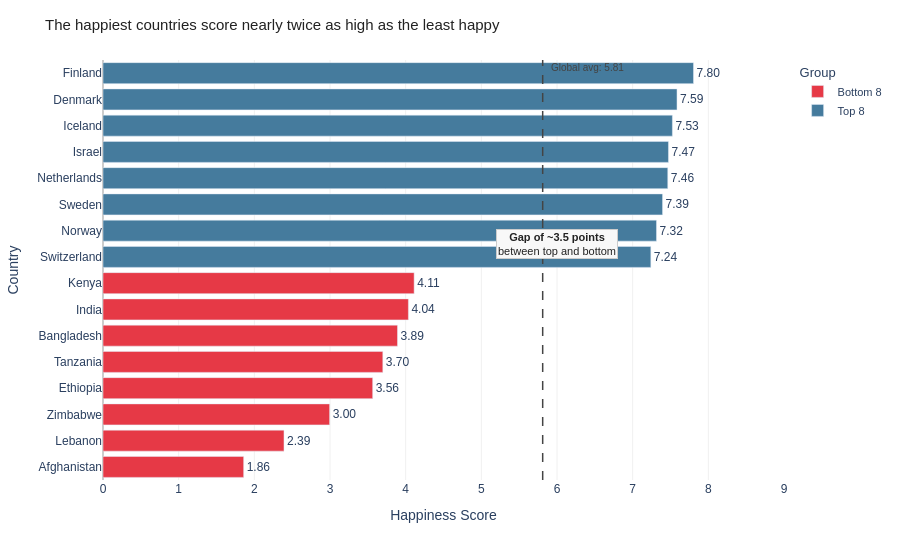

Source (notebook cell):
### Markdown cell above
---
## Task 2 — Bottom vs. Top: A Contrast Story

**What to build:** A bar chart that highlights the **gap between the happiest and least happy countries**, focusing on a specific insight.

**Requirements:**
- Show the **top 8 AND bottom 8 countries** together (16 bars total)
- Use **colour** to distinguish the two groups (not Plotly's default rainbow)
- Add a **visual separator or annotation** that emphasises the gap
- Insight title that tells the story of the gap

**Hint:** Use `pd.concat([df.nlargest(8,'Happiness_Score'), df.nsmallest(8,'Happiness_Score')])` to get both groups.

**Stretch goal:** Add a vertical reference line showing the global average.

### Code cell
# Task 2: Top 8 vs. Bottom 8 contrast

top8 = df.nlargest(8, 'Happiness_Score').copy()
top8['Group'] = 'Top 8'
bottom8 = df.nsmallest(8, 'Happiness_Score').copy()
bottom8['Group'] = 'Bottom 8'

combined = pd.concat([bottom8, top8]).sort_values('Happiness_Score')
global_avg = df['Happiness_Score'].mean()

COLOR_MAP = {'Top 8': '#457B9D', 'Bottom 8': '#E63946'}

fig = px.bar(
    combined,
    x='Happiness_Score',
    y='Country',
    orientation='h',
    color='Group',
    color_discrete_map=COLOR_MAP,
    text='Happiness_Score'
)

fig.update_traces(
    texttemplate='%{text:.2f}',
    textposition='outside'
)

# Global average line
fig.add_vline(
    x=global_avg,
    line_dash='dash',
    line_color='#444444',
    line_width=1.5
)
fig.add_annotation(
    x=global_avg, y=1, yref='paper',
    text=f"Global avg: {global_avg:.2f}",
    showarrow=False, xanchor='left', xshift=6,
    font=dict(family='Arial', size=10, color='#444444')
)

# Gap annotation
fig.add_annotation(
    x=6, y=8.5,
    text="<b>Gap of ~3.5 points</b><br>between top and bottom",
    showarrow=False,
    font=dict(family='Arial', size=11, color='#222222'),
    bgcolor='#F8F8F8',
    bordercolor='#CCCCCC',
    borderwidth=1
)

fig.update_layout(
    title=dict(
        text="The happiest countries score nearly twice as high as the least happy",
        font=dict(family='Arial', size=15, color='#222222')
    ),
    plot_bgcolor='white',
    paper_bgcolor='white',
    font=dict(family='Arial'),
    xaxis=dict(
        range=[0, 9],
        showgrid=True, gridcolor='#F0F0F0',
        showline=False, zeroline=True, zerolinecolor='#CCCCCC',
        title='Happiness Score'
    ),
    yaxis=dict(showgrid=False, showline=False),
    legend=dict(title='Group', font=dict(family='Arial', size=11)),
    margin=dict(r=80)
)

fig.show()

### Figure 1 — Plotly figure (JSON) as saved in the notebook; plotly's stock layout.template omitted (floating-point values rounded to 4 significant figures)
{"data": [{"hovertemplate": "Group=Bottom 8<br>Happiness_Score=%{text}<br>Country=%{y}<extra></extra>", "legendgroup": "Bottom 8", "marker": {"color": "#E63946", "pattern": {"shape": ""}}, "name": "Bottom 8", "orientation": "h", "showlegend": true, "text": [1.859, 2.392, 2.995, 3.564, 3.698, 3.892, 4.036, 4.112], "textposition": "outside", "texttemplate": "%{text:.2f}", "type": "bar", "x": [1.859, 2.392, 2.995, 3.564, 3.698, 3.892, 4.036, 4.112], "xaxis": "x", "y": ["Afghanistan", "Lebanon", "Zimbabwe", "Ethiopia", "Tanzania", "Bangladesh", "India", "Kenya"], "yaxis": "y"}, {"hovertemplate": "Group=Top 8<br>Happiness_Score=%{text}<br>Country=%{y}<extra></extra>", "legendgroup": "Top 8", "marker": {"color": "#457B9D", "pattern": {"shape": ""}}, "name": "Top 8", "orientation": "h", "showlegend": true, "text": [7.24, 7.315, 7.395, 7.464, 7.473, 7.525, 7.586, 7.804], "textposition": "outside", "texttemplate": "%{text:.2f}", "type": "bar", "x": [7.24, 7.315, 7.395, 7.464, 7.473, 7.525, 7.586, 7.804], "xaxis": "x", "y": ["Switzerland", "Norway", "Sweden", "Netherlands", "Israel", "Iceland", "Denmark", "Finland"], "yaxis": "y"}], "layout": {"annotations": [{"font": {"color": "#444444", "family": "Arial", "size": 10}, "showarrow": false, "text": "Global avg: 5.81", "x": 5.811, "xanchor": "left", "xshift": 6, "y": 1, "yref": "paper"}, {"bgcolor": "#F8F8F8", "bordercolor": "#CCCCCC", "borderwidth": 1, "font": {"color": "#222222", "family": "Arial", "size": 11}, "showarrow": false, "text": "<b>Gap of ~3.5 points</b><br>between top and bottom", "x": 6, "y": 8.5}], "barmode": "relative", "font": {"family": "Arial"}, "legend": {"font": {"family": "Arial", "size": 11}, "title": {"text": "Group"}, "tracegroupgap": 0}, "margin": {"r": 80, "t": 60}, "paper_bgcolor": "white", "plot_bgcolor": "white", "shapes": [{"line": {"color": "#444444", "dash": "dash", "width": 1.5}, "type": "line", "x0": 5.811, "x1": 5.811, "xref": "x", "y0": 0, "y1": 1, "yref": "y domain"}], "title": {"font": {"color": "#222222", "family": "Arial", "size": 15}, "text": "The happiest countries score nearly twice as high as the least happy"}, "xaxis": {"anchor": "y", "domain": [0, 1], "gridcolor": "#F0F0F0", "range": [0, 9], "showgrid": true, "showline": false, "title": {"text": "Happiness Score"}, "zeroline": true, "zerolinecolor": "#CCCCCC"}, "yaxis": {"anchor": "x", "domain": [0, 1], "showgrid": false, "showline": false, "title": {"text": "Country"}}}}
